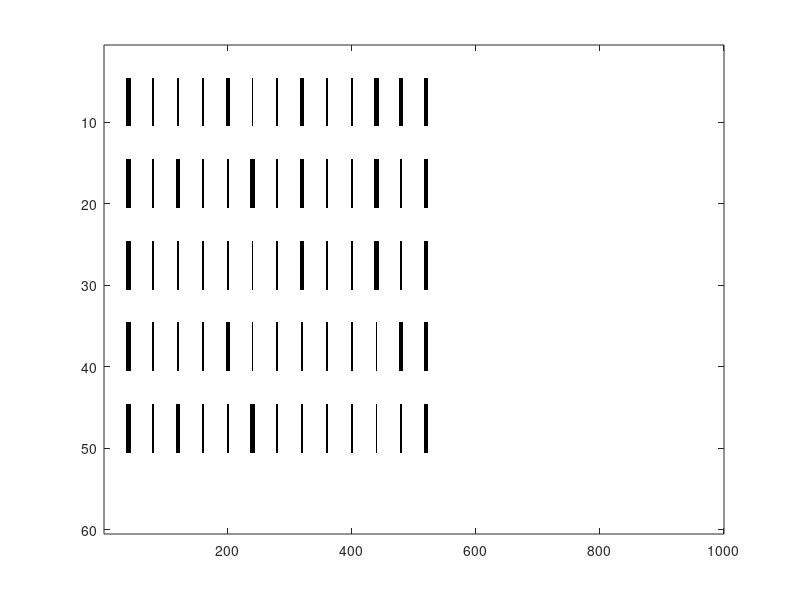

This figure's MATLAB source:
stringa1=[1,0,0,0,1,0,0,1,0,0,1,1,1]
stringa2=[1,0,1,0,0,1,0,1,0,0,1,0,1];
comune=bitand(stringa1,stringa2)
ridotto2=bitxor(stringa2,comune)
ridotto1=bitxor(stringa1,comune)
ridotto1(end)=1;
ridotto1(1)=1;
ridotto2(1)=1;
ridotto2(end)=1;

dove=5;
multiplier=40;
sep=1;

a=zeros(60,1000);

for i=1:length(stringa1)
width=2*stringa1(i)+sep;
a(dove:dove+5,(i*multiplier-width):(i*multiplier+width))=1;
end
dove=dove+10;

for i=1:length(stringa1)
width=2*stringa2(i)+sep;
a(dove:dove+5,(i*multiplier-width):(i*multiplier+width))=1;
end
dove=dove+10;

for i=1:length(stringa1)
width=2*comune(i)+sep;
a(dove:dove+5,(i*multiplier-width):(i*multiplier+width))=1;
end
dove=dove+10;

for i=1:length(stringa1)
width=2*ridotto1(i)+sep;
a(dove:dove+5,(i*multiplier-width):(i*multiplier+width))=1;
end
dove=dove+10;

for i=1:length(stringa1)
width=2*ridotto2(i)+sep;
a(dove:dove+5,(i*multiplier-width):(i*multiplier+width))=1;
end
done=dove+10;


imagesc(a)
colormap([1,1,1;0,0,0])
